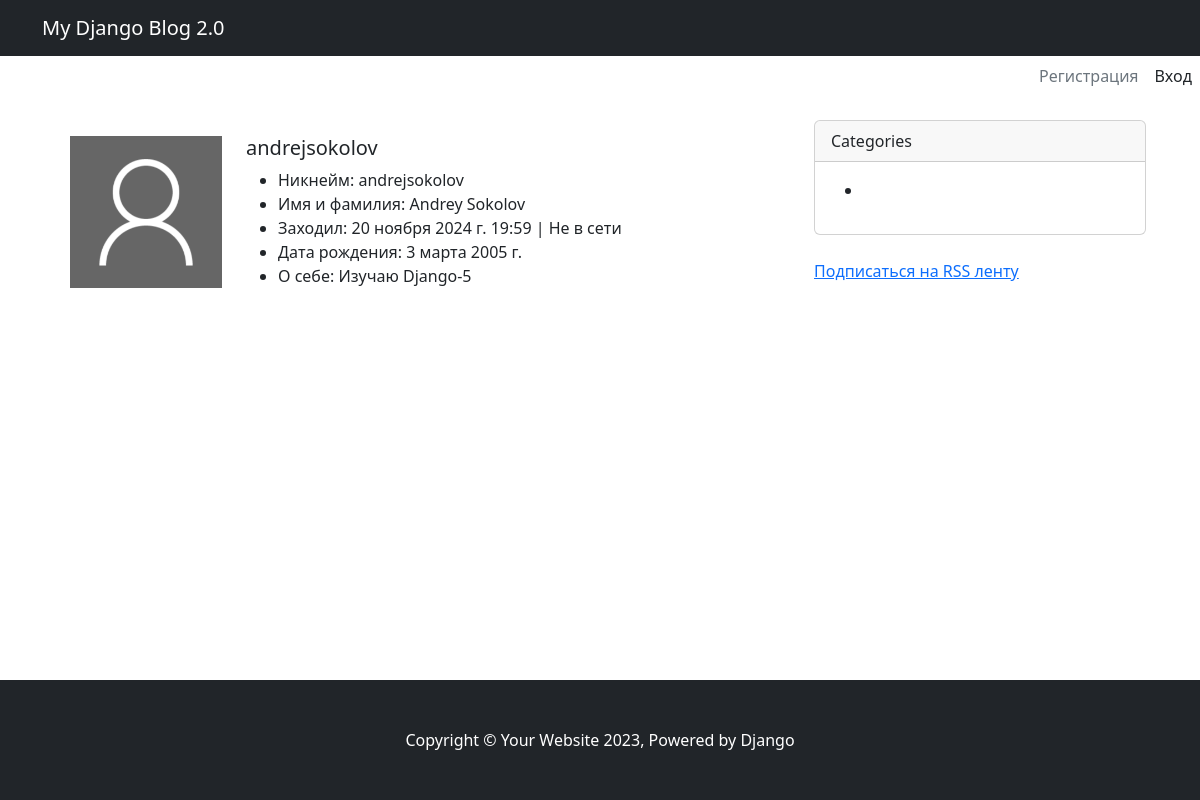
The page /user/andrejsokolov/ on the database its author committed.
### apps/accounts/models.py (models this page shows, shortened)
class Profile(models.Model):
    user = models.OneToOneField(User, on_delete=models.CASCADE)
    slug = models.SlugField(unique=True, verbose_name='URL', max_length=255, blank=True)
    avatar = models.ImageField(verbose_name='Аватар', upload_to='images/avatars/%Y/%m/%d/',
        default='images/avatars/default.png',
        blank=True,
        validators=[FileExtensionValidator(allowed_extensions=('png', 'jpg', 'jpeg'))])
    bio = models.TextField(verbose_name='Информация о себе', blank=True, max_length=500)
    birth_date = models.DateField(null=True, blank=True, verbose_name='Дата рождения')
    class Meta:
        ordering = ['user',]
        verbose_name = 'Профиль'
        verbose_name_plural = 'Профили'
    def __str__(self):
        return self.user.username
    def is_online(self):
        cache_key = f'last-seen-{self.user.id}'
        last_seen  =cache.get(cache_key)
        if last_seen is not None:
            return True
        return False

### apps/accounts/views.py (the view)
# urls.py: path('user/<str:slug>/', ProfileDetailView.as_view(), name='profile_detail'),
class ProfileDetailView(DetailView):
    model = Profile
    context_object_name= 'profile'
    template_name ='accounts/profile_detail.html'
    def get_context_data(self, **kwargs):
        context = super().get_context_data(**kwargs)
        context['title'] = f'Профиль пользователя: {self.object.user.username}'
        return context

### templates/accounts/profile_detail.html (shortened to what this page needs)
{% extends 'main.html' %}
{% block content %}
<div class="card border-0">
        <div class="card-body">
            <div class="row">
                <div class="col-md-3">
                    <figure>
                        <img src="{{ profile.avatar.url }}" class="img-fluid rounded-0" alt="{{ profile }}">
                    </figure>
                </div>
                <div class="col-md-9">
                     <h5 class="card-title">
                        {{ profile }}
                    </h5>
                    <div class="card-text">
                        <ul>
                            <li>Никнейм: {{ profile.user.username }}</li>
                            {% if profile.user.get_full_name %} <li>Имя и фамилия: {{ profile.user.get_full_name }}</li> {% endif %}
                            <li>Заходил: {{ profile.user.last_login }} | {% if profile.is_online %}Онлайн{% else %}Не в сети{% endif %}</li>
                            <li>Дата рождения: {{ profile.birth_date }}</li>
                            <li>О себе: {{ profile.bio }}</li>
                        </ul>
                    </div>
                </div>
            </div>
        </div>
    </div>
{% endblock %}

### rows shown on the page
Profile: avatar (placeholder picture), user.username "andrejsokolov", user.get_full_name "Andrey Sokolov", user.last_login "20 ноября 2024 г. 19:59", birth_date "3 марта 2005 г.", bio "Изучаю Django-5"
